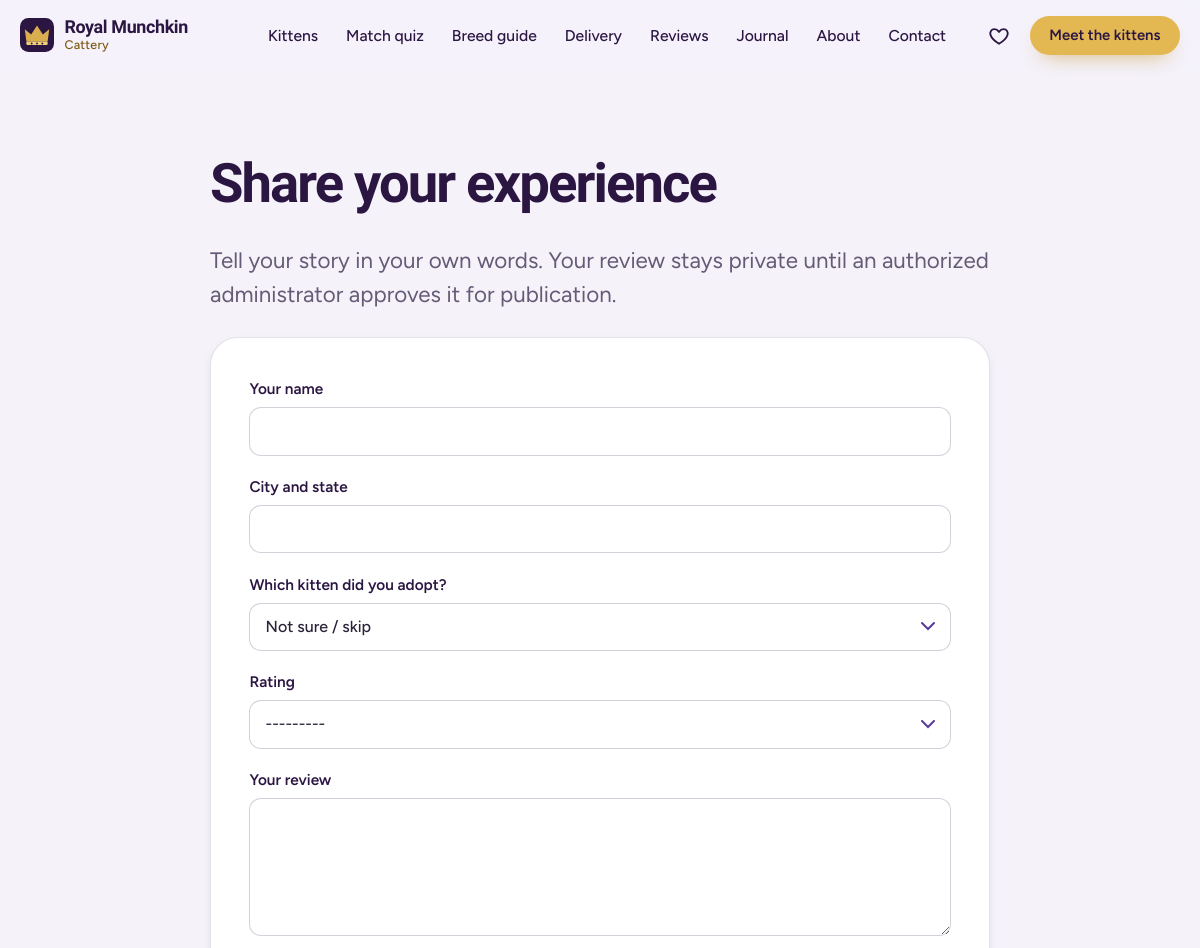
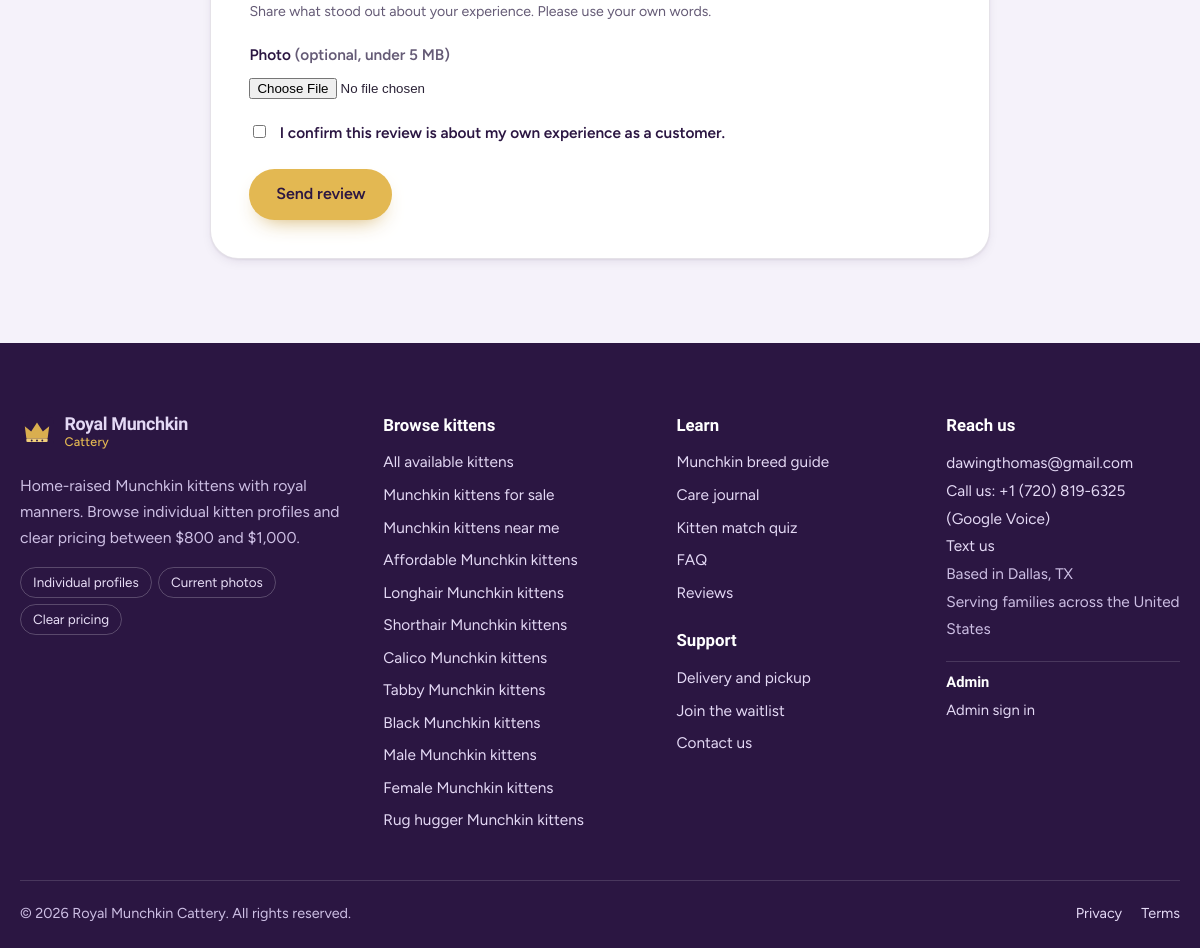
Page /reviews/submit/ on the committed database (2 pictures, top to bottom).
### reviews/models.py (models this page shows, shortened)
class Testimonial(models.Model):
    id = models.UUIDField(primary_key=True, default=uuid.uuid4, editable=False)
    kitten = models.ForeignKey("kittens.Kitten", on_delete=models.SET_NULL, null=True, blank=True, related_name="testimonials")
    reservation = models.OneToOneField(
        "reservations.Reservation", on_delete=models.SET_NULL, null=True, blank=True, related_name="testimonial"
    )
    author_name = models.CharField(max_length=100)
    author_city_state = models.CharField(max_length=100, blank=True, help_text="e.g. 'Denver, CO'")
    rating = models.PositiveSmallIntegerField(choices=[(i, f"{i} star{'s' if i != 1 else ''}") for i in range(1, 6)])
    body = models.TextField(max_length=1200)
    photo = models.ImageField(upload_to="testimonials/", blank=True, null=True)
    is_approved = models.BooleanField(default=False)
    approved_at = models.DateTimeField(null=True, blank=True)
    approved_by = models.ForeignKey(
        settings.AUTH_USER_MODEL, on_delete=models.SET_NULL, null=True, blank=True, related_name="approved_testimonials"
    )
    submitted_at = models.DateTimeField(auto_now_add=True)
    class Meta:
        ordering = ["-submitted_at"]

### core/models.py (models this page shows, shortened)
class SiteSettings(models.Model):
    business_name = models.CharField(max_length=120, default="Royal Munchkin Cattery")
    tagline = models.CharField(max_length=200, default="Home-raised Munchkin kittens with royal manners")
    city = models.CharField(max_length=100, default="Dallas", help_text="Used in schema.org markup. Clear it to hide the address.")
    state = models.CharField(max_length=2, default="TX", blank=True)
    contact_phone = models.CharField(max_length=24, blank=True, help_text="Digits with country code, e.g. +15551234567")
    whatsapp_number = models.CharField(max_length=20, blank=True, help_text="Digits only, e.g. 15551234567")
    contact_email = models.EmailField(default="dawingthomas@gmail.com")
    instagram_url = models.URLField(blank=True)
    facebook_url = models.URLField(blank=True)
    tiktok_url = models.URLField(blank=True)
    youtube_url = models.URLField(blank=True)
    kittens_placed_count = models.PositiveIntegerField(
        default=0, help_text="Shown on the homepage only when above zero. Use a real number."
    )
    announcement = models.CharField(max_length=160, blank=True, help_text="Optional banner above the header (e.g. 'New litter due in March').")
    class Meta:
        verbose_name = "Site Settings"
        verbose_name_plural = "Site Settings"
    @classmethod
    def load(cls):
        obj = cache.get(SETTINGS_CACHE_KEY)
        if obj is None:
            obj, _ = cls.objects.get_or_create(pk=1)
            cache.set(SETTINGS_CACHE_KEY, obj, 300)
        return obj

### reviews/views.py (the view, shortened to what this page needs)
# urls.py: path("reviews/submit/", views.TestimonialSubmitView.as_view(), name="submit"),
class TestimonialSubmitView(View):
    template_name = "reviews/submit.html"
    def get(self, request):
        return render(request, self.template_name, {"form": TestimonialForm()})

### reviews/forms.py (shortened to what this page needs)
class TestimonialForm(HoneypotMixin, forms.ModelForm):
    confirm_customer = forms.BooleanField(
        required=True,
        label="I confirm this review is about my own experience as a customer.",
    )
    class Meta:
        model = Testimonial
        fields = ["kitten", "author_name", "author_city_state", "rating", "body", "photo"]
        widgets = {
            "body": forms.Textarea(attrs={"rows": 5, "maxlength": 1200}),
            "photo": forms.ClearableFileInput(attrs={"accept": "image/*"}),
        }
    def __init__(self, *args, **kwargs):
        super().__init__(*args, **kwargs)
        self.add_honeypot()
        self.fields["kitten"].queryset = Kitten.objects.all().order_by("name")
        self.fields["kitten"].required = False
        self.fields["kitten"].empty_label = "Not sure / skip"

### core/forms.py (called while the page is built)
    def add_honeypot(self):
        self.fields[self.honeypot_field] = forms.CharField(
            required=False,
            label="Leave this field empty",
            widget=forms.TextInput(attrs={"tabindex": "-1", "autocomplete": "off", "aria-hidden": "true"}),
        )

### kittens/models.py (called while the page is built)
    def __str__(self):
        return f"{self.name} ({self.get_status_display()})"

### templates/reviews/submit.html (shortened to what this page needs)
{% extends "base.html" %}
{% block content %}
<section class="section"><div class="container narrow">
  <h1 style="font-size:clamp(2.1rem,1.4rem + 3vw,3.4rem)">Share your experience</h1>
  <p class="lede">Tell your story in your own words. Your review stays private until an authorized administrator approves it for publication.</p>
  <form class="card" method="post" enctype="multipart/form-data" novalidate data-loading="Sending..." style="margin-top:1.6rem">
    <div class="field-group"><label for="id_author_name">Your name</label>{{ form.author_name }}{{ form.author_name.errors }}</div>
    <div class="field-group"><label for="id_author_city_state">City and state</label>{{ form.author_city_state }}{{ form.author_city_state.errors }}</div>
    <div class="field-group"><label for="id_kitten">Which kitten did you adopt?</label>{{ form.kitten }}{{ form.kitten.errors }}</div>
    <div class="field-group"><label for="id_rating">Rating</label>{{ form.rating }}{{ form.rating.errors }}</div>
    <div class="field-group"><label for="id_body">Your review</label>{{ form.body }}<small class="muted">Share what stood out about your experience. Please use your own words.</small>{{ form.body.errors }}</div>
    <div class="field-group"><label for="id_photo">Photo <span class="muted">(optional, under 5 MB)</span></label>{{ form.photo }}{{ form.photo.errors }}</div>
    <div class="field-group review-consent">{{ form.confirm_customer }}<label for="id_confirm_customer">{{ form.confirm_customer.label }}</label>{{ form.confirm_customer.errors }}</div>
    <button class="btn btn-gold" type="submit" data-loading="Sending...">Send review</button>
  </form>
</div></section>
{% endblock %}

### templates/partials/footer.html (shortened to what this page needs)
{% load humanize %}<footer class="site-footer">
  <div class="container footer-grid">
    <div class="footer-brand">
      <a class="brand brand-light" href="{% url 'core:home' %}">{% include "partials/logo.html" %}<span class="brand-text"><b>Royal Munchkin</b><i>Cattery</i></span></a>
      <p>{{ site_settings.tagline }}. Browse individual kitten profiles and clear pricing between ${{ MIN_PRICE }} and ${{ MAX_PRICE|intcomma }}.</p>
      <ul class="footer-badges">
        <li>Individual profiles</li><li>Current photos</li><li>Clear pricing</li>
      </ul>
    </div>
    <div>
      <h2 class="footer-h">Browse kittens</h2>
      <ul>
        <li><a href="{% url 'kittens:list' %}">All available kittens</a></li>
        {% for slug, label in FOOTER_LANDING_LINKS %}<li><a href="{% url 'core:landing' slug=slug %}">{{ label }}</a></li>{% endfor %}
      </ul>
    </div>
    <div>
      <h2 class="footer-h">Learn</h2>
      <ul>
        <li><a href="{% url 'core:breed_guide' %}">Munchkin breed guide</a></li>
        <li><a href="{% url 'core:journal_list' %}">Care journal</a></li>
        <li><a href="{% url 'kittens:match' %}">Kitten match quiz</a></li>
        <li><a href="{% url 'core:faq' %}">FAQ</a></li>
        <li><a href="{% url 'reviews:list' %}">Reviews</a></li>
      </ul>
      <h2 class="footer-h footer-h-2">Support</h2>
      <ul>
        <li><a href="{% url 'core:delivery' %}">Delivery and pickup</a></li>
        <li><a href="{% url 'core:waitlist' %}">Join the waitlist</a></li>
        <li><a href="{% url 'core:contact' %}">Contact us</a></li>
      </ul>
    </div>
    <div>
      <h2 class="footer-h">Reach us</h2>
      <address>
        <a href="mailto:{{ site_settings.contact_email }}">{{ site_settings.contact_email }}</a>
        {% if CONTACT_PHONE %}<br><a href="tel:{{ CONTACT_PHONE_URI }}">Call us: {{ CONTACT_PHONE }} (Google Voice)</a><br><a href="sms:{{ CONTACT_PHONE_URI }}">Text us</a>{% endif %}
        {% if site_settings.city %}<br><span>Based in {{ site_settings.city }}{% if site_settings.state %}, {{ site_settings.state }}{% endif %}</span>{% endif %}
        <br><span>{{ SITE_LOCATION_SUMMARY }}</span>
      </address>
      <div class="footer-admin">
        <h2 class="footer-h footer-h-2">Admin</h2>
        <a href="{% url 'accounts:login' %}" rel="nofollow">Admin sign in</a>
      </div>
    </div>
  </div>
  <div class="container footer-bottom">
    <span>&copy; {% now "Y" %} {{ SITE_NAME }}. All rights reserved.</span>
    <span class="footer-legal"><a href="{% url 'core:privacy' %}">Privacy</a><a href="{% url 'core:terms' %}">Terms</a></span>
  </div>
</footer>

### rows in the picture
SiteSettings: tagline "Home-raised Munchkin kittens with royal manners", contact_email "dawingthomas@gmail.com", contact_phone "+1 (720) 819-6325", city "Dallas", state "TX", business_name "Royal Munchkin Cattery"

### other values in the picture
{{ MIN_PRICE }} "800"
{{ MAX_PRICE|intcomma }} "1,000"
{{ label }} "Munchkin kittens for sale" "Munchkin kittens near me" "Affordable Munchkin kittens" "Longhair Munchkin kittens" "Shorthair Munchkin kittens" "Calico Munchkin kittens" "Tabby Munchkin kittens" "Black Munchkin kittens" "Male Munchkin kittens" "Female Munchkin kittens" "Rug hugger Munchkin kittens"
{{ SITE_LOCATION_SUMMARY }} "Serving families across the United States"
